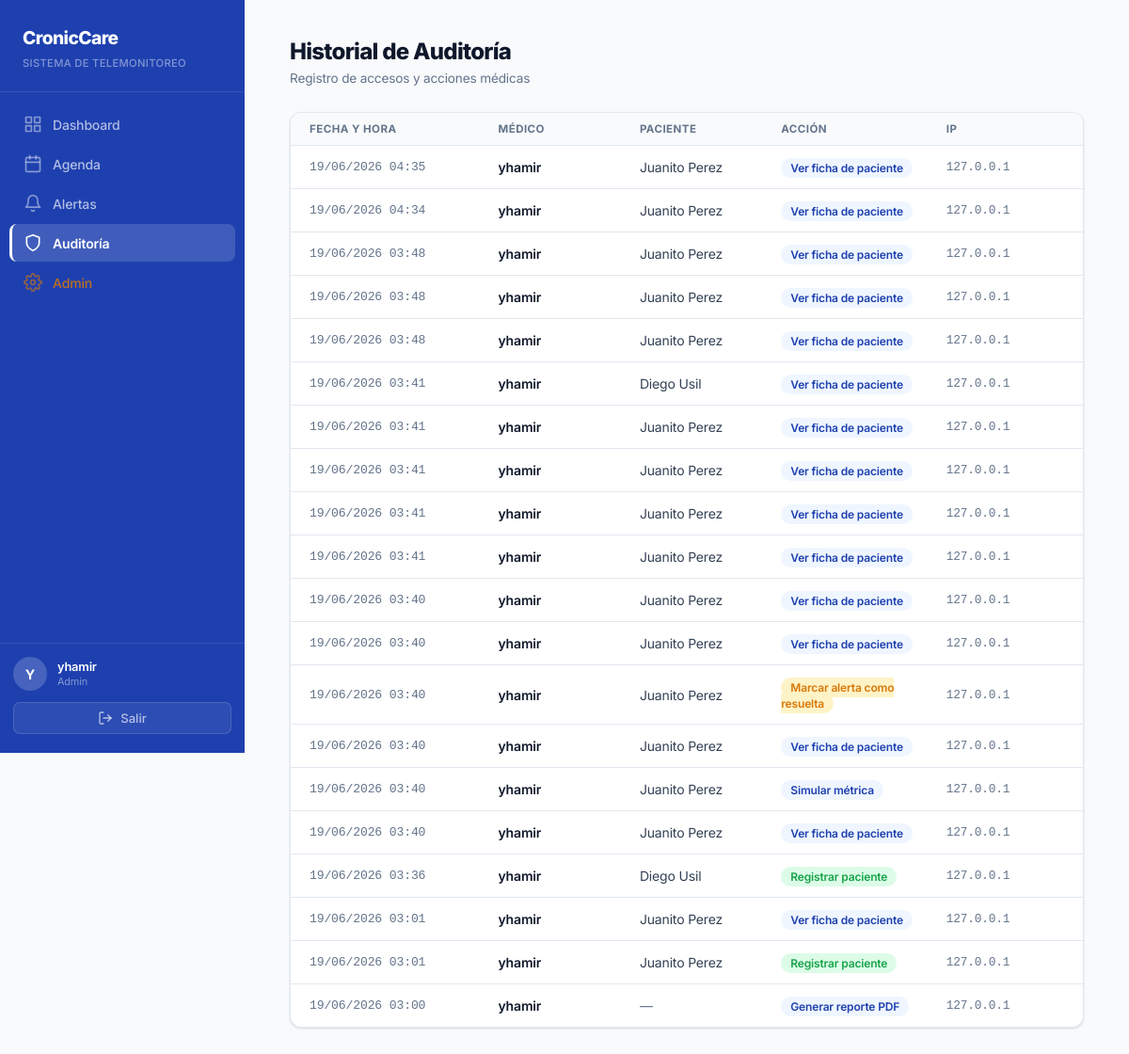
The page /auditoria/ (signed in) on the database its author committed.
### core/models.py (models this page shows, shortened)
class LogAcceso(models.Model):
    ACCIONES = [
        ('ver_paciente', 'Ver ficha de paciente'),
        ('ver_metricas', 'Ver métricas'),
        ('agregar_nota', 'Agregar nota clínica'),
        ('agregar_plan', 'Agregar plan de cuidados'),
        ('eliminar_plan', 'Eliminar plan de cuidados'),
        ('marcar_alerta', 'Marcar alerta como resuelta'),
        ('generar_pdf', 'Generar reporte PDF'),
        ('registrar_paciente', 'Registrar paciente'),
        ('simular_metrica', 'Simular métrica'),
    ]
    medico = models.ForeignKey(User, on_delete = models.SET_NULL, null = True, related_name = 'logs')
    paciente = models.ForeignKey(Paciente, on_delete = models.SET_NULL, null = True, blank = True, related_name = 'logs')
    accion = models.CharField(max_length = 30, choices = ACCIONES)
    descripcion = models.TextField(blank = True)
    ip = models.GenericIPAddressField(null = True, blank = True)
    fecha = models.DateTimeField(auto_now_add = True)
    class Meta:
        ordering = ['-fecha']

class Paciente(models.Model):
    ENFERMEDADES = [
        ('diabetes_t2', 'Diabetes Tipo 2'),
        ('diabetes_t1', 'Diabetes Tipo 1'),
        ('hipertension', 'Hipertensión Arterial'),
        ('asma', 'Asma'),
        ('epoc', 'EPOC'),
        ('irc', 'Insuficiencia Renal Crónica'),
        ('icc', 'Insuficiencia Cardíaca Crónica'),
        ('artritis', 'Artritis Reumatoide'),
        ('otra', 'Otra'),
    ]
    user = models.OneToOneField(User, on_delete = models.SET_NULL, null = True, blank = True, related_name = 'paciente')
    nombre = models.CharField(max_length = 100)
    dni = models.CharField(max_length = 8, unique = True)
    enfermedad = models.CharField(max_length = 100, choices = ENFERMEDADES)
    fecha_nacimiento = models.DateField(null = True, blank = True)
    telefono = models.CharField(max_length = 15, blank = True)
    fecha_registro = models.DateTimeField(auto_now_add = True)

### core/views.py (the view)
# urls.py: path('auditoria/',                          views.auditoria,             name='auditoria'),
@login_required
@medico_required
def auditoria(request):
    logs = LogAcceso.objects.select_related('medico', 'paciente').all()[:100]
    return render(request, 'core/auditoria.html', {'logs': logs})

### core/context_processors.py (called while the page is built)
def alertas_pendientes(request):
    if not request.user.is_authenticated:
        return {
            'total_alertas_pendientes': 0,
            'alertas_recientes': [],
        }
    alertas = Alerta.objects.filter(
        resuelta=False,
        criticidad='critica',
    ).select_related('paciente', 'metrica').order_by('-fecha')
    alertas_data = []
    for alerta in alertas[:3]:
        alertas_data.append({
            'alerta': alerta,
            'valor_str': f"{float(alerta.metrica.valor):.1f}" if alerta.metrica else None,
        })
    return {
        'total_alertas_pendientes': alertas.count(),
        'alertas_recientes': alertas_data,
    }

### core/views.py (called while the page is built)
def es_medico(user):
    return user.groups.filter(name='Medico').exists() or user.is_superuser

### core/templates/core/auditoria.html (shortened to what this page needs)
{% extends 'core/base.html' %}
{% block content %}
<div class="container">
  <div style="margin-bottom: 28px;">
    <h1 style="font-weight: 800; font-size: 1.5rem; letter-spacing: -0.03em; color: var(--text);">
      Historial de Auditoría
    </h1>
    <p style="margin-top: 6px; font-size: 0.85rem; color: var(--muted);">
      Registro de accesos y acciones médicas
    </p>
  </div>
  <div class="card" style="padding: 0; overflow: hidden;">
    <div class="table-header" style="grid-template-columns: 1.6fr 1.2fr 1.2fr 1.4fr 1fr;">
      <div>Fecha y Hora</div>
      <div>Médico</div>
      <div>Paciente</div>
      <div>Acción</div>
      <div>IP</div>
    </div>
    {% for log in logs %}
    <div class="table-row" style="grid-template-columns: 1.6fr 1.2fr 1.2fr 1.4fr 1fr;">
      <div style="color: var(--muted); font-family: monospace; font-size: 0.82rem;">
        {{ log.fecha|date:"d/m/Y H:i" }}
      </div>
      <div style="font-weight: 600; font-size: 0.875rem;">
        {{ log.medico.get_full_name|default:log.medico.username }}
      </div>
      <div style="font-size: 0.875rem; color: var(--text2);">
        {% if log.paciente %}
          {{ log.paciente.nombre }}
        {% else %}
          <span style="color: var(--muted);">—</span>
        {% endif %}
      </div>
      <div>
        {% if log.accion == 'ver_paciente' %}
          <span class="badge-primary">{{ log.get_accion_display }}</span>
        {% elif log.accion == 'agregar_nota' %}
          <span class="badge-ok">{{ log.get_accion_display }}</span>
        {% elif log.accion == 'agregar_plan' %}
          <span class="badge-ok">{{ log.get_accion_display }}</span>
        {% elif log.accion == 'eliminar_plan' %}
          <span class="badge-warning">{{ log.get_accion_display }}</span>
        {% elif log.accion == 'marcar_alerta' %}
          <span class="badge-warning">{{ log.get_accion_display }}</span>
        {% elif log.accion == 'generar_pdf' %}
          <span class="badge-primary">{{ log.get_accion_display }}</span>
        {% elif log.accion == 'registrar_paciente' %}
          <span class="badge-ok">{{ log.get_accion_display }}</span>
        {% elif log.accion == 'simular_metrica' %}
          <span class="badge-primary">{{ log.get_accion_display }}</span>
        {% else %}
          <span class="badge-primary">{{ log.get_accion_display }}</span>
        {% endif %}
      </div>
      <div style="font-family: monospace; font-size: 0.8rem; color: var(--muted);">
        {{ log.ip|default:"—" }}
      </div>
    </div>
    {% empty %}
    <div style="padding: 60px 24px; text-align: center; color: var(--muted); font-size: 0.85rem;">
      No hay registros de auditoría todavía.
    </div>
    {% endfor %}
  </div>
</div>
{% endblock %}

### core/templates/core/base.html (shortened to what this page needs)
<!doctype html>
<html lang="es">
  <head>
  </head>
  <body>
    <aside class="sidebar" id="sidebar">
      <div class="sidebar-header">
        <span class="sidebar-logo">CronicCare</span>
        <span class="sidebar-subtitle">Sistema de Telemonitoreo</span>
      </div>
      <ul class="sidebar-nav">
        <li>
          <a
            href="{% url 'dashboard' %}"
            class="{% if request.resolver_match.url_name == 'dashboard' %}active{% endif %}"
          >
            <svg
              viewBox="0 0 24 24"
              fill="none"
              stroke="currentColor"
              stroke-width="2"
              stroke-linecap="round"
              stroke-linejoin="round"
            >
              <rect x="3" y="3" width="7" height="7" />
              <rect x="14" y="3" width="7" height="7" />
              <rect x="14" y="14" width="7" height="7" />
              <rect x="3" y="14" width="7" height="7" />
            </svg>
            Dashboard
          </a>
        </li>
        <li>
          <a
            href="{% url 'agenda' %}"
            class="{% if request.resolver_match.url_name == 'agenda' %}active{% endif %}"
          >
            <svg viewBox="0 0 24 24" fill="none" stroke="currentColor" stroke-width="2" stroke-linecap="round" stroke-linejoin="round">
              <rect x="3" y="4" width="18" height="18" rx="2" ry="2"/>
              <line x1="16" y1="2" x2="16" y2="6"/>
              <line x1="8" y1="2" x2="8" y2="6"/>
              <line x1="3" y1="10" x2="21" y2="10"/>
            </svg>
            Agenda
          </a>
        </li>
        <li>
          <a
            href="{% url 'alertas' %}"
            class="{% if request.resolver_match.url_name == 'alertas' %}active{% endif %}"
          >
            <svg
              viewBox="0 0 24 24"
              fill="none"
              stroke="currentColor"
              stroke-width="2"
              stroke-linecap="round"
              stroke-linejoin="round"
            >
              <path d="M18 8A6 6 0 0 0 6 8c0 7-3 9-3 9h18s-3-2-3-9" />
              <path d="M13.73 21a2 2 0 0 1-3.46 0" />
            </svg>
            Alertas
          </a>
        </li>
        {% if request.user.is_superuser or request.user.groups.all %}
        <li>
          <a
            href="{% url 'auditoria' %}"
            class="{% if request.resolver_match.url_name == 'auditoria' %}active{% endif %}"
          >
            <svg
              viewBox="0 0 24 24"
              fill="none"
              stroke="currentColor"
              stroke-width="2"
              stroke-linecap="round"
              stroke-linejoin="round"
            >
              <path d="M12 22s8-4 8-10V5l-8-3-8 3v7c0 6 8 10 8 10z" />
            </svg>
            Auditoría
          </a>
        </li>
        {% endif %} {% if request.user.is_superuser %}
        <li>
          <a href="/admin/" class="admin-link">
            Admin
          </a>
        </li>
        {% endif %}
      </ul>
      <div class="sidebar-footer">
        <div class="sidebar-user">
          <div class="user-avatar">
            {{ request.user.get_full_name|default:request.user.username|slice:":1" }}
          </div>
          <div class="user-info">
            <div class="user-name">
              <a href="{% url 'perfil_medico' %}" style="text-decoration: none; color: inherit;">
                {{ request.user.get_full_name|default:request.user.username }}
              </a>
            </div>
            <div class="user-role">
              {% if request.user.is_superuser %}Admin{% else %}Médico{% endif %}
            </div>
          </div>
        </div>
        <form method="POST" action="{% url 'logout' %}" style="margin: 0">
          <button type="submit" class="btn-logout">
            <svg
              width="16"
              height="16"
              viewBox="0 0 24 24"
              fill="none"
              stroke="currentColor"
              stroke-width="2"
              stroke-linecap="round"
              stroke-linejoin="round"
            >
              <path d="M9 21H5a2 2 0 0 1-2-2V5a2 2 0 0 1 2-2h4" />
              <polyline points="16 17 21 12 16 7" />
              <line x1="21" y1="12" x2="9" y2="12" />
            </svg>
            Salir
          </button>
        </form>
      </div>
    </aside>
    <main class="main-content">{% block content %}{% endblock %}</main>
  </body>
</html>

### core/templates/core/base.html (style rules this page uses)
:root { --bg: #f8fafc; --surface: #ffffff; --primary: #1e40af; --primary2: #1d4ed8; --primary-light: #eff6ff; --text: #0f172a; --text2: #334155; --muted: #64748b; --border: #e2e8f0; --ok: #16a34a; --ok-light: #dcfce7; --alert: #dc2626; --alert-light: #fee2e2; --warning: #d97706; --warning-light: #fef3c7; --shadow: 0 1px 3px rgba(0, 0, 0, 0.08), 0 1px 2px rgba(0, 0, 0, 0.06); --shadow-md: 0 4px 6px rgba(0, 0, 0, 0.07), 0 2px 4px rgba(0, 0, 0, 0.06); --sidebar-w: 260px; }
* { box-sizing: border-box; margin: 0; padding: 0; }
body { font-family: "Inter", sans-serif; background: var(--bg); color: var(--text); letter-spacing: -0.01em; display: grid; grid-template-columns: var(--sidebar-w) 1fr; min-height: 100vh; }
.sidebar { position: fixed; top: 0; left: 0; width: var(--sidebar-w); height: 100vh; background: var(--primary); display: flex; flex-direction: column; z-index: 100; overflow-y: auto; }
.sidebar-header { padding: 28px 24px 22px; border-bottom: 1px solid rgba(255, 255, 255, 0.1); flex-shrink: 0; }
.sidebar-logo { font-size: 1.2rem; font-weight: 800; color: #ffffff; letter-spacing: -0.03em; text-decoration: none; display: block; margin-bottom: 3px; }
.sidebar-subtitle { font-size: 0.7rem; color: rgba(255, 255, 255, 0.45); font-weight: 500; letter-spacing: 0.03em; text-transform: uppercase; }
.sidebar-nav { flex: 1; padding: 14px 10px; list-style: none; display: flex; flex-direction: column; gap: 2px; }
.sidebar-nav a { display: flex; align-items: center; gap: 11px; padding: 10px 12px; border-radius: 8px; font-size: 0.875rem; font-weight: 500; color: rgba(255, 255, 255, 0.65); text-decoration: none; transition: background 0.15s, color 0.15s; border-left: 3px solid transparent; }
.sidebar-nav a.active { background: rgba(255, 255, 255, 0.15); color: #ffffff; border-left-color: #ffffff; font-weight: 600; }
.sidebar-nav a.active svg { opacity: 1; }
.sidebar-nav svg { flex-shrink: 0; opacity: 0.7; width: 20px; height: 20px; }
.sidebar-nav a.admin-link { color: rgba(217, 119, 6, 0.85); }
.sidebar-footer { padding: 14px 14px 20px; border-top: 1px solid rgba(255, 255, 255, 0.1); flex-shrink: 0; }
.sidebar-user { display: flex; align-items: center; gap: 11px; margin-bottom: 12px; }
.user-avatar { width: 36px; height: 36px; border-radius: 50%; background: rgba(255, 255, 255, 0.18); display: flex; align-items: center; justify-content: center; font-size: 0.9rem; font-weight: 700; color: #ffffff; flex-shrink: 0; text-transform: uppercase; }
.user-info { overflow: hidden; }
.user-name { font-size: 0.8rem; font-weight: 600; color: #ffffff; white-space: nowrap; overflow: hidden; text-overflow: ellipsis; }
.user-role { font-size: 0.68rem; color: rgba(255, 255, 255, 0.45); margin-top: 1px; }
.btn-logout { display: flex; align-items: center; justify-content: center; gap: 8px; width: 100%; padding: 8px 12px; background: rgba(255, 255, 255, 0.07); border: 1px solid rgba(255, 255, 255, 0.14); border-radius: 7px; color: rgba(255, 255, 255, 0.65); font-family: "Inter", sans-serif; font-size: 0.82rem; font-weight: 500; cursor: pointer; transition: background 0.15s, color 0.15s; }
.main-content { grid-column: 2; min-height: 100vh; background: var(--bg); }
.container { padding: 40px 48px; max-width: 1400px; margin: 0 auto; }
.card { background: var(--surface); border-radius: 12px; border: 1px solid var(--border); padding: 24px; box-shadow: var(--shadow); }
.badge-ok { background: var(--ok-light); color: var(--ok); padding: 3px 10px; border-radius: 20px; font-size: 0.75rem; font-weight: 600; }
.badge-warning { background: var(--warning-light); color: var(--warning); padding: 3px 10px; border-radius: 20px; font-size: 0.75rem; font-weight: 600; }
.badge-primary { background: var(--primary-light); color: var(--primary); padding: 3px 10px; border-radius: 20px; font-size: 0.75rem; font-weight: 600; }
.table-header { display: grid; padding: 10px 20px; font-size: 0.72rem; font-weight: 700; color: var(--muted); text-transform: uppercase; letter-spacing: 0.04em; background: var(--bg); border-bottom: 1px solid var(--border); }
.table-row { display: grid; padding: 14px 20px; align-items: center; border-bottom: 1px solid var(--border); transition: background 0.15s; font-size: 0.875rem; }
.table-row:last-child { border-bottom: none; }

### rows shown on the page
LogAcceso: fecha "19/06/2026 04:35", medico.get_full_name "yhamir", paciente.nombre "Juanito Perez", accion "Ver ficha de paciente", ip "127.0.0.1"
LogAcceso: fecha "19/06/2026 04:34", medico.get_full_name "yhamir", paciente.nombre "Juanito Perez", accion "Ver ficha de paciente", ip "127.0.0.1"
LogAcceso: fecha "19/06/2026 03:48", medico.get_full_name "yhamir", paciente.nombre "Juanito Perez", accion "Ver ficha de paciente", ip "127.0.0.1"
LogAcceso: fecha "19/06/2026 03:48", medico.get_full_name "yhamir", paciente.nombre "Juanito Perez", accion "Ver ficha de paciente", ip "127.0.0.1"
LogAcceso: fecha "19/06/2026 03:48", medico.get_full_name "yhamir", paciente.nombre "Juanito Perez", accion "Ver ficha de paciente", ip "127.0.0.1"
LogAcceso: fecha "19/06/2026 03:41", medico.get_full_name "yhamir", paciente.nombre "Diego Usil", accion "Ver ficha de paciente", ip "127.0.0.1"
LogAcceso: fecha "19/06/2026 03:41", medico.get_full_name "yhamir", paciente.nombre "Juanito Perez", accion "Ver ficha de paciente", ip "127.0.0.1"
LogAcceso: fecha "19/06/2026 03:41", medico.get_full_name "yhamir", paciente.nombre "Juanito Perez", accion "Ver ficha de paciente", ip "127.0.0.1"
LogAcceso: fecha "19/06/2026 03:41", medico.get_full_name "yhamir", paciente.nombre "Juanito Perez", accion "Ver ficha de paciente", ip "127.0.0.1"
LogAcceso: fecha "19/06/2026 03:41", medico.get_full_name "yhamir", paciente.nombre "Juanito Perez", accion "Ver ficha de paciente", ip "127.0.0.1"
LogAcceso: fecha "19/06/2026 03:40", medico.get_full_name "yhamir", paciente.nombre "Juanito Perez", accion "Ver ficha de paciente", ip "127.0.0.1"
LogAcceso: fecha "19/06/2026 03:40", medico.get_full_name "yhamir", paciente.nombre "Juanito Perez", accion "Ver ficha de paciente", ip "127.0.0.1"
LogAcceso: fecha "19/06/2026 03:40", medico.get_full_name "yhamir", paciente.nombre "Juanito Perez", accion "Marcar alerta como resuelta", ip "127.0.0.1"
LogAcceso: fecha "19/06/2026 03:40", medico.get_full_name "yhamir", paciente.nombre "Juanito Perez", accion "Ver ficha de paciente", ip "127.0.0.1"
LogAcceso: fecha "19/06/2026 03:40", medico.get_full_name "yhamir", paciente.nombre "Juanito Perez", accion "Simular métrica", ip "127.0.0.1"
LogAcceso: fecha "19/06/2026 03:40", medico.get_full_name "yhamir", paciente.nombre "Juanito Perez", accion "Ver ficha de paciente", ip "127.0.0.1"
LogAcceso: fecha "19/06/2026 03:36", medico.get_full_name "yhamir", paciente.nombre "Diego Usil", accion "Registrar paciente", ip "127.0.0.1"
LogAcceso: fecha "19/06/2026 03:01", medico.get_full_name "yhamir", paciente.nombre "Juanito Perez", accion "Ver ficha de paciente", ip "127.0.0.1"
LogAcceso: fecha "19/06/2026 03:01", medico.get_full_name "yhamir", paciente.nombre "Juanito Perez", accion "Registrar paciente", ip "127.0.0.1"
LogAcceso: fecha "19/06/2026 03:00", medico.get_full_name "yhamir", accion "Generar reporte PDF", ip "127.0.0.1"

### other values the page prints
{{ request.user.get_full_name|default:request.user.username|slice:":1" }} "Y"
{{ request.user.get_full_name|default:request.user.username }} "yhamir"
